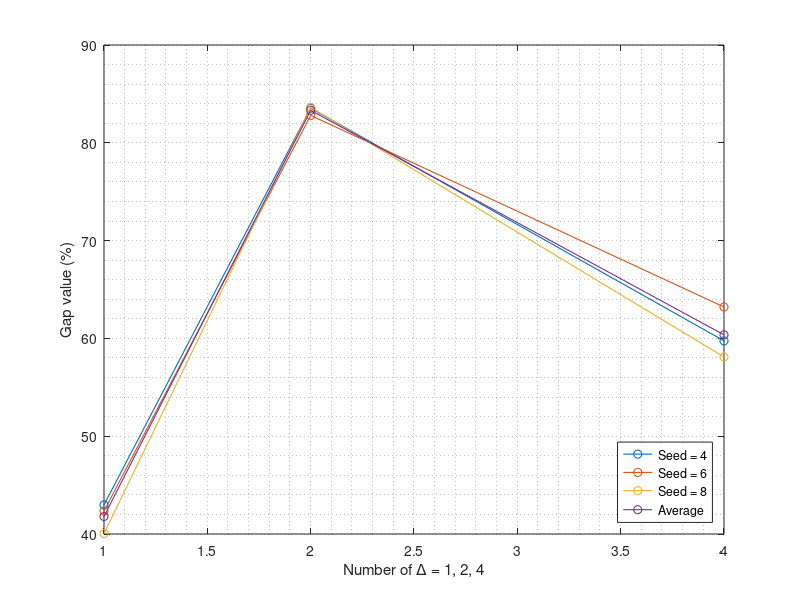

This figure's MATLAB source:
clear all; close all; clc;

set(groot,'defaultLineLineWidth',0.8)

X=[1, 2, 4];


Y_1=[42.98,83.54,59.75];

Y_2=[42.35,82.80,63.21];

Y_3=[40.05,83.62,58.10];

Y_4=[41.7933333, 83.32, 60.3633333]; %average


figure(1);

title('Gap percentages for different \Delta and Seeds');


plot(X,Y_1,'-o',X,Y_2,'-o',X,Y_3,'-o',X,Y_4,'-o')

grid minor


xlabel('Number of \Delta = 1, 2, 4');

ylabel('Gap value (%)');

legend('Location','southeast')
legend('Seed = 4','Seed = 6','Seed = 8', 'Average')
